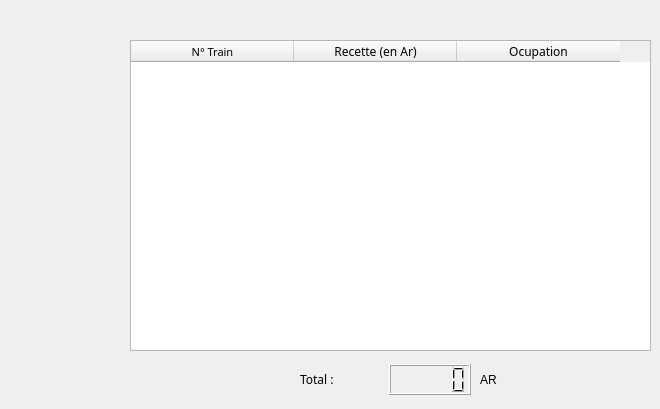
       <widget class="QWidget" name="page_4">
        <widget class="QTableWidget" name="recettetab">
         <property name="geometry">
          <rect>
           <x>130</x>
           <y>40</y>
           <width>521</width>
           <height>311</height>
          </rect>
         </property>
         <property name="styleSheet">
          <string notr="true"/>
         </property>
         <attribute name="horizontalHeaderDefaultSectionSize">
          <number>163</number>
         </attribute>
         <column>
          <property name="text">
           <string>N° Train</string>
          </property>
          <property name="font">
           <font>
            <family>Century Gothic</family>
            <pointsize>8</pointsize>
           </font>
          </property>
         </column>
         <column>
          <property name="text">
           <string>Recette (en Ar)</string>
          </property>
          <property name="font">
           <font>
            <family>Century Gothic</family>
           </font>
          </property>
         </column>
         <column>
          <property name="text">
           <string>Ocupation</string>
          </property>
          <property name="font">
           <font>
            <family>Century Gothic</family>
           </font>
          </property>
         </column>
        </widget>
        <widget class="QWidget" name="layoutWidget">
         <property name="geometry">
          <rect>
           <x>300</x>
           <y>364</y>
           <width>171</width>
           <height>31</height>
          </rect>
         </property>
         <layout class="QHBoxLayout" name="horizontalLayout_8">
          <item>
           <widget class="QLabel" name="label">
            <property name="font">
             <font>
              <family>Century Gothic</family>
             </font>
            </property>
            <property name="text">
             <string>Total :</string>
            </property>
           </widget>
          </item>
          <item>
           <widget class="QLCDNumber" name="total"/>
          </item>
         </layout>
        </widget>
        <widget class="QLabel" name="label_2">
         <property name="geometry">
          <rect>
           <x>480</x>
           <y>360</y>
           <width>40</width>
           <height>40</height>
          </rect>
         </property>
         <property name="styleSheet">
          <string notr="true">font: 20pt &quot;Digital-7&quot;;
color: black;</string>
         </property>
         <property name="text">
          <string>AR</string>
         </property>
        </widget>
       </widget>
